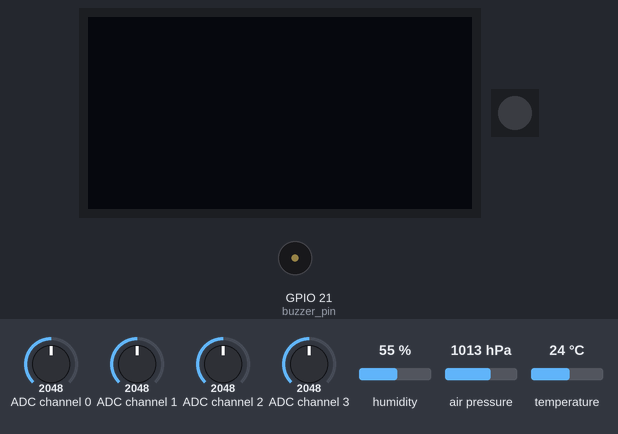
Simulated run of this program. Board: ESP32 board running MicroPython. On the bench: 128×64 one-colour display, 1 RGB LEDs in strip order, left to right, buzzer (waves = sounding). The inputs (shaded band) are chosen by the test bench; at power-on: ADC channel 0 = 2048, ADC channel 1 = 2048, ADC channel 2 = 2048, ADC channel 3 = 2048, humidity 55 %, air pressure 1013 hPa, temperature 24 °C (analog values on the 0–4095 scale). Library files of the repository ran but are not shown: bme280.py, sh1106.py; what the program prints to the serial console is not drawn.

Above: at 1.2 s.
1.3 s: ADC channel 0 set to 3534
4.6 s: ADC channel 0 set to 3628
At 6.3 s:
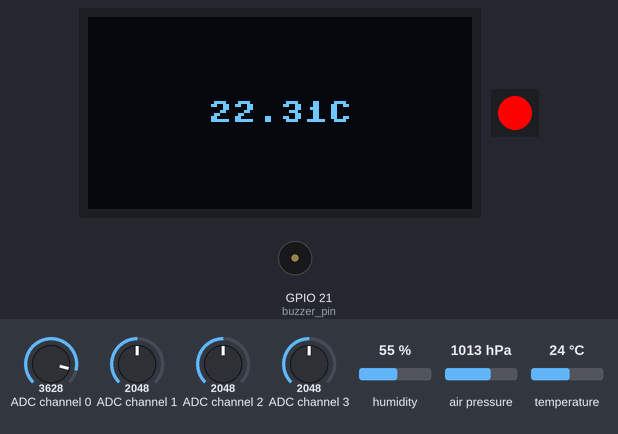
8.3 s: ADC channel 1 set to 3542
12.4 s: ADC channel 1 set to 3637
At 14.5 s:
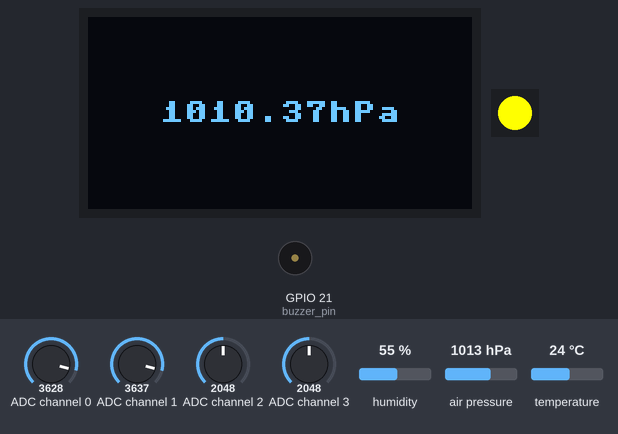
16.5 s: ADC channel 0 set to 2960
At 19.2 s:
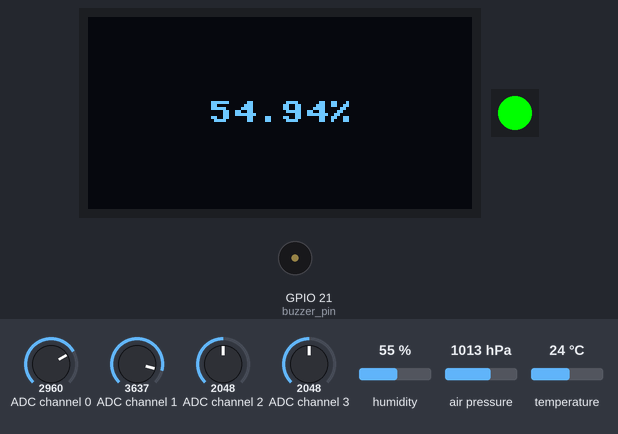
20.6 s: ADC channel 1 set to 122
At 22.9 s:
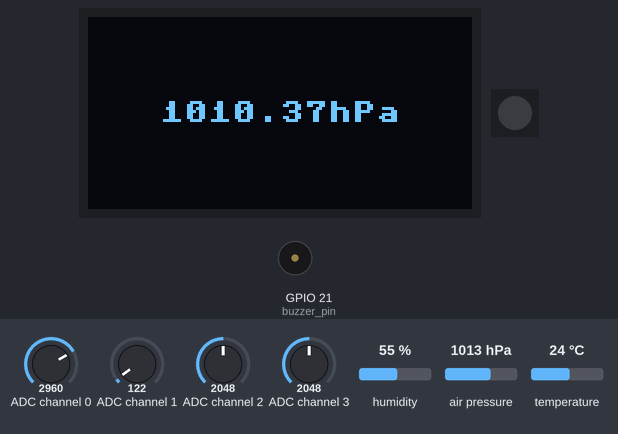
Timing chart, 0 to 24.2 s (numbered marks = the images above; inputs shaded):
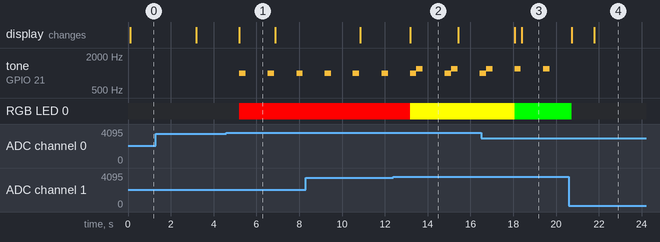

The program:

testMain2.py
```python
import machine
import time
import bme280
from neopixel import NeoPixel  # Library for controlling the RGB LED
import sh1106  # Using the SH1106 driver for your OLED

# --- SPI SETUP for the MCP3008 ADC ---
spi = machine.SPI(
    1,  # Using HSPI
    baudrate=1_000_000,
    polarity=0,
    phase=0,
    sck=machine.Pin(6),  # SPI clock
    mosi=machine.Pin(5),  # Master-Out Slave-In
    miso=machine.Pin(7)  # Master-In Slave-Out
)
cs = machine.Pin(4, machine.Pin.OUT)
cs.value(1)  # Deselect the MCP3008

# --- Buzzer (Active Speaker) SETUP ---
buzzer_pin = machine.Pin(21, machine.Pin.OUT)
buzzer = machine.PWM(buzzer_pin)
buzzer.duty(0)

def beep(frequency=2000, duration=0.1):
    """
    Plays a beep sound at the given frequency and duration.
    """
    buzzer.freq(frequency)
    buzzer.duty(512)  # 50% duty cycle
    time.sleep(duration)
    buzzer.duty(0)    # Turn off the buzzer


def read_mcp3008(channel):
    """
    Reads the MCP3008 ADC on the specified channel (0-7)
    and returns a 10-bit value.
    """
    buf = bytearray(3)
    buf[0] = 0x01  # Start bit
    buf[1] = (0x08 + channel) << 4  # Channel selection + config
    buf[2] = 0x00  # Placeholder

    cs.value(0)  # Select the MCP3008
    spi.write_readinto(buf, buf)
    cs.value(1)  # Deselect the MCP3008

    result = ((buf[1] & 0x03) << 8) | buf[2]
    return result


# --- I2C SETUP for the BME280 sensor ---
i2c = machine.I2C(0, sda=machine.Pin(2), scl=machine.Pin(3), freq=400000)
print("I2C scan:", i2c.scan())
bme = bme280.BME280(i2c=i2c)

# --- Display (SH1106) SETUP ---
display = sh1106.SH1106_I2C(128, 64, i2c, addr=0x3C)
display.fill(0)
display.show()

# --- RGB LED SETUP ---
led_pin = machine.Pin(8, machine.Pin.OUT)
led = NeoPixel(led_pin, 1)


def set_led_color(red, green, blue):
    led[0] = (red, green, blue)
    led.write()


# --- Motion Sensor SETUP ---
# Using a pull-up resistor; for this sensor active LOW means motion detected.
motion_sensor = machine.Pin(22, machine.Pin.IN, machine.Pin.PULL_UP)


# --- Helper function to update the display ---
def update_display(message):
    display.fill(0)
    # Center the text (assuming an 8x8 pixel font)
    x = (128 - len(message) * 8) // 2
    y = (64 - 8) // 2
    display.text(message, x, y)
    display.show()


# --- Variables for display update and motion control ---
display_state = 0  # 0: Temperature, 1: Humidity, 2: Pressure
last_display_update = time.ticks_ms()
last_motion_time = 0  # Timestamp of the last motion event
DISPLAY_TIMEOUT = 10000  # Display remains on for 10 seconds after motion stops (in ms)
THRESHOLD = 900  # ADC threshold for LED control

while True:
    current_time = time.ticks_ms()

    # Check for motion; if motion is detected, update last_motion_time.
    # With pull-up configuration, a value of 0 means motion.
    if motion_sensor.value() == 1:
        last_motion_time = current_time
        print("Motion detected!")

    # Read ADC values from MCP3008 (pressure sensors)
    adc0 = read_mcp3008(0)
    adc1 = read_mcp3008(1)
    adc2 = read_mcp3008(2)
    adc3 = read_mcp3008(3)
    print("ADC-Werte:", adc0, adc1, adc2, adc3)


    # Calculate LED color based on ADC readings
    red = 255 if (adc0 >= THRESHOLD or adc3 >= THRESHOLD) else 0
    green = 255 if (adc1 >= THRESHOLD or adc3 >= THRESHOLD) else 0
    blue = 255 if (adc2 >= THRESHOLD) else 0
    set_led_color(red, green, blue)

    # Check each pressure sensor and play a unique sound if triggered
    if adc0 >= THRESHOLD:
        beep(frequency=1000, duration=0.3)  # Sound for sensor 0
    if adc1 >= THRESHOLD:
        beep(frequency=1200, duration=0.3)  # Sound for sensor 1
    if adc2 >= THRESHOLD:
        beep(frequency=1400, duration=0.3)  # Sound for sensor 2
    if adc3 >= THRESHOLD:
        beep(frequency=1600, duration=0.3)  # Sound for sensor 3


    # Read sensor values from BME280 (temperature, pressure, humidity)
    sensor_values = bme.values
    print("BME280 Sensorwerte:", sensor_values)

    # Check if the display should remain on (i.e. if motion was detected within the last 10 seconds)
    if time.ticks_diff(current_time, last_motion_time) < DISPLAY_TIMEOUT:
        # Display is on: update the display every 3 seconds
        if time.ticks_diff(current_time, last_display_update) >= 3000:
            if display_state == 0:
                message = sensor_values[0]
            elif display_state == 1:
                message = sensor_values[2]
            elif display_state == 2:
                message = sensor_values[1]
            update_display(message)
            display_state = (display_state + 1) % 3
            last_display_update = current_time
    else:
        # No recent motion: clear the display (turn it off)
        display.fill(0)
        display.show()

    time.sleep(1)
```

Measured:
- the behaviour switches between 3602 and 3603 on ADC channel 0 (found by bisection; images 0 and 1)
- the behaviour switches between 3602 and 3603 on ADC channel 1 (found by bisection; images 1 and 2)
- after the input at 4.6 s, tone on GPIO 21 (buzzer_pin): alternates 1000 Hz for 0.30 s and silent for 1.0 s, starting after 0.61 s
- after the input at 20.6 s, tone on GPIO 21 (buzzer_pin): stops changing and stays silent
- what the display in image 1 shows lasts 1.7 s, from 5.2 s to 6.9 s
- what the display in image 2 shows lasts 2.2 s, from 13.2 s to 15.4 s
